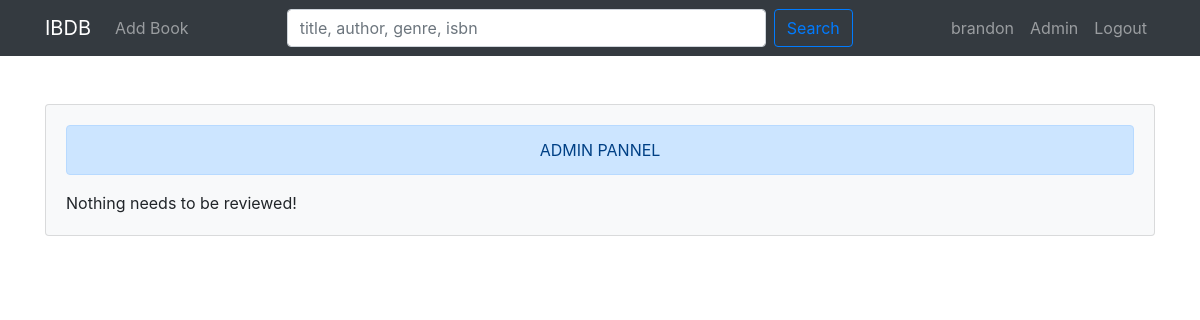
The app's page /users/admin (signed in), older data.
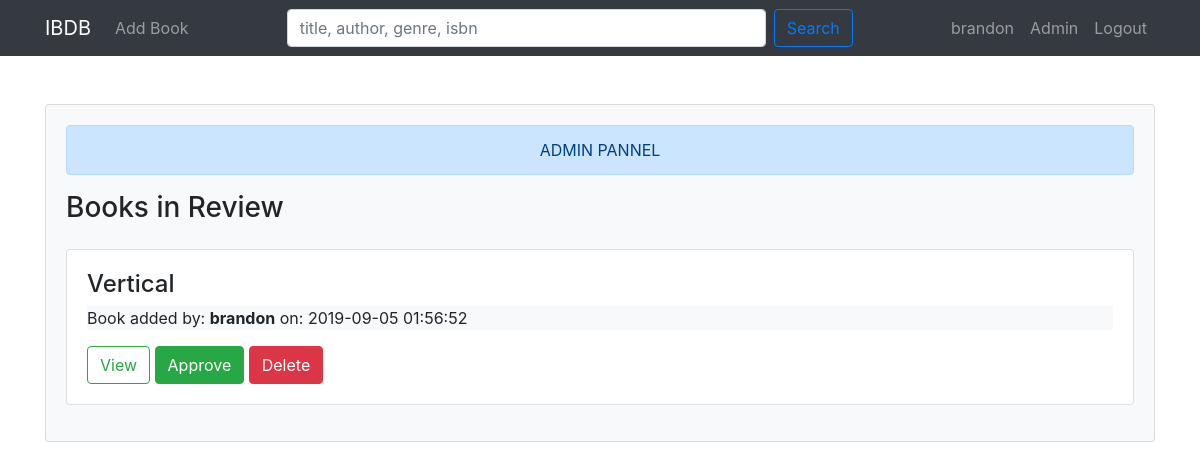
The same page, newer data.
### tables this page shows
CREATE TABLE `book` (
  `book_id` int(11) NOT NULL,
  `user_id` int(11) NOT NULL,
  `title` varchar(255) NOT NULL,
  `isbn` int(11) NOT NULL,
  `genre` varchar(255) NOT NULL,
  `synopsis` text NOT NULL,
  `is_published` tinyint(4) NOT NULL,
  `created_at` datetime NOT NULL DEFAULT current_timestamp()
);

CREATE TABLE `user` (
  `user_id` int(11) NOT NULL,
  `name` varchar(255) NOT NULL,
  `email` varchar(255) NOT NULL,
  `password` varchar(255) NOT NULL,
  `role` varchar(255) NOT NULL DEFAULT 'user',
  `created_at` datetime NOT NULL DEFAULT current_timestamp()
);

### app/libraries/Core.php (called while the page is built, shortened)
<?php
    class Core {
        protected $currentMethod = 'index';
        public function __construct(){
            $url = $this->getUrl();
            if(isset($url[0]) && file_exists('../app/controllers/' . ucwords($url[0]) . '.php')){
                unset($url[0]);
            }
            $this->currentController = new $this->currentController;
            if(isset($url[1])){
                if(method_exists($this->currentController, $url[1])){
                    $this->currentMethod = $url[1];
                    unset($url[1]);
                }
            }
            $this->params = $url ? array_values($url) : [];
            call_user_func_array([$this->currentController, $this->currentMethod], $this->params);
        }
        public function getURL(){
            if(isset($_GET['url'])){
                $url = rtrim($_GET['url'], '/');
                $url = filter_var($url, FILTER_SANITIZE_URL);
                $url = explode('/', $url);
                return $url;
            }
        }
    }

### public/index.php (called while the page is built, shortened)
<?php
    $init = new Core;

### app/libraries/Database.php (called while the page is built, shortened)
<?php
    class Database {
        private $host = DB_HOST;
        private $user = DB_USER;
        private $pass = DB_PASS;
        private $dbname = DB_NAME;
        private $dbh;
        private $stmt;
        public function __construct(){
            $dsn = 'mysql:host=' . $this->host . ';dbname=' . $this->dbname;
            $options = array(
                PDO::ATTR_PERSISTENT => true,
                PDO::ATTR_ERRMODE => PDO::ERRMODE_EXCEPTION
            );
            try{
                $this->dbh = new PDO($dsn, $this->user, $this->pass, $options);
            } catch(PDOException $e){
                $this->error = $e->getMessage();
                echo $this->error;
            }
        }
        public function query($sql){
            $this->stmt = $this->dbh->prepare($sql);
        }
        public function execute(){
            return $this->stmt->execute();
        }
        public function resultSet(){
            $this->execute();
            return $this->stmt->fetchAll(PDO::FETCH_OBJ);
        }
    }

### app/models/Book.php (called while the page is built, shortened)
<?php
    class Book {
        private $db;
        public function __construct(){
            $this->db = new Database;
        }
        public function getBooksNotPublished(){
          $this->db->query('SELECT *
                            FROM book
                            LEFT JOIN user
                            ON book.user_id = user.user_id
                            WHERE book.is_published = 0
                            GROUP BY book.book_id
                            ORDER BY book.created_at DESC
                          ');
          $results = $this->db->resultSet();
          return $results;
        }
        public function getReviewsNotPublished(){
          $this->db->query('SELECT *,
                            book.book_id as bookId,
                            user.user_id as userId,
                            review.review_id as reviewId,
                            book.title as bookTitle,
                            book.created_at as bookCreated,
                            review.created_at as reviewCreated,
                            review.is_published as reviewIsPublished
                            FROM review
                            LEFT JOIN book
                            ON review.book_id = book.book_id
                            LEFT JOIN user
                            ON review.user_id = user.user_id
                            WHERE review.is_published = 0
                            ORDER BY review.created_at ASC
          ');
          $results = $this->db->resultSet();
          return $results;
        }
  }

### app/views/users/admin.php (the view, shortened to what the changed rows need)
<?php require APPROOT . '/views/inc/header.php' ?>
    <div class="card card-body bg-light mt-5">
        <div class="alert alert-primary text-center">
        </div>
        <?php
            if(count($data['books']) == 0 && count($data['books']) == 0){
                echo 'Nothing needs to be reviewed!';
            }
        ?>
        <?php if(count($data['books']) > 0): ?>
            <div class="row mb-3">
                <div class="col-md-6">
                    <h3>Books in Review</h3>
                </div>
            </div>
        <?php endif; ?>
        <?php foreach($data['books'] as $book) : ?>
                <div class="card card-body mb-3">
                    <h4><?php echo $book->title; ?></h4>
                    <div class="bg-light">
                        Book added by: <b><?php echo $book->name; ?></b> on: <?php echo $book->created_at; ?>
                    </div>
                    <div class="mt-3">
                        <a href="<?php echo URLROOT; ?>/books/viewBook/<?php echo $book->book_id; ?>" class="btn btn-outline-success">View</a>
                        <form  class="d-inline" action="<?php echo URLROOT; ?>/books/approveBook/<?php echo $book->book_id; ?>" method="post">
                            <input type="submit" value="Approve" class="btn btn-success">
                        </form>
                        <form  class="d-inline" action="<?php echo URLROOT; ?>/books/deleteBook/<?php echo $book->book_id; ?>" method="post">
                            <input type="submit" value="Delete" class="btn btn-danger">
                        </form>
                    </div>
                </div>
        <?php endforeach; ?>
    </div>
<?php require APPROOT . '/views/inc/footer.php' ?>

Row changes from the older to the newer data that the page shows:
added book: title "Vertical", user.name "brandon", user.created_at "2019-09-05 01:56:52"
Text that changed along with them:
text no longer shown: "Nothing needs to be reviewed!"
text now shown: "Books in Review"
